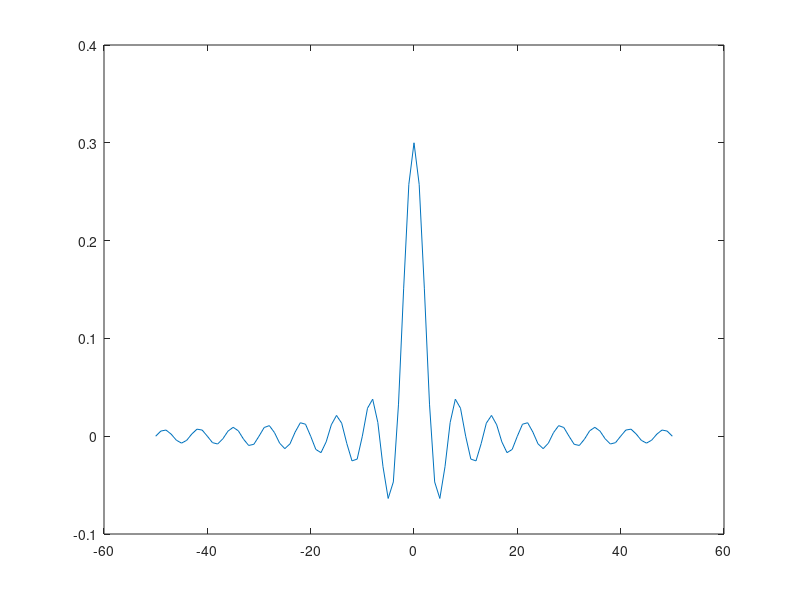

Reproduce this figure in MATLAB. (Note: this script raises an error after producing the figure.)
wc=(0.3*pi);
L=50;
n1=-L:-1;
n2=1:L;
n=[n1 0 n2];
h1=(sin(wc*n1)./(pi*n1));
h2=(sin(wc*n2)./(pi*n2));
h0=wc/pi;
h=[h1 h0 h2];
figure
plot(n,h);
H=dtft(h,'r');
 m=1:1000;
w1=(0.1*pi);
w2=(0.5*pi);
x1=sinc(w1*m);
x2=sinc(w2*m);
x=x1+x2;
figure
plot(m,x)
y=conv(h,x);
X=dtft(x,'b');
Y=dtft(y,'g');
figure 
plot(x,'b');
hold on
plot(x1,'c');
plot(x2,'m');
plot(y,'g');